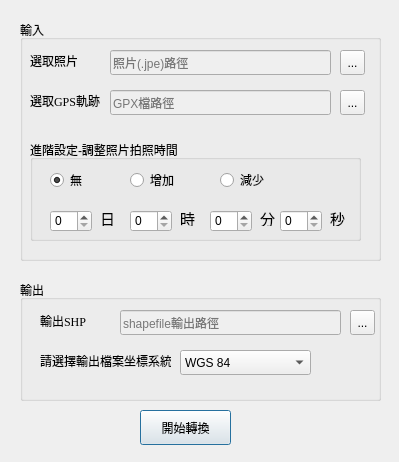
<?xml version="1.0" encoding="UTF-8"?>
<ui version="4.0">
 <class>Dialog</class>
 <widget class="QDialog" name="Dialog">
  <property name="geometry">
   <rect>
    <x>0</x>
    <y>0</y>
    <width>399</width>
    <height>462</height>
   </rect>
  </property>
  <property name="acceptDrops">
   <bool>false</bool>
  </property>
  <property name="windowTitle">
   <string>照片GPS軌跡定位</string>
  </property>
  <property name="autoFillBackground">
   <bool>false</bool>
  </property>
  <widget class="QPushButton" name="pushButton">
   <property name="geometry">
    <rect>
     <x>140</x>
     <y>410</y>
     <width>91</width>
     <height>35</height>
    </rect>
   </property>
   <property name="text">
    <string>開始轉換</string>
   </property>
  </widget>
  <widget class="QGroupBox" name="groupBox_4">
   <property name="geometry">
    <rect>
     <x>20</x>
     <y>20</y>
     <width>361</width>
     <height>241</height>
    </rect>
   </property>
   <property name="title">
    <string>輸入</string>
   </property>
   <widget class="QLabel" name="label">
    <property name="geometry">
     <rect>
      <x>10</x>
      <y>70</y>
      <width>71</width>
      <height>21</height>
     </rect>
    </property>
    <property name="font">
     <font>
      <family>Times New Roman</family>
      <pointsize>9</pointsize>
     </font>
    </property>
    <property name="text">
     <string>選取GPS軌跡</string>
    </property>
   </widget>
   <widget class="QLineEdit" name="lineEdit">
    <property name="enabled">
     <bool>false</bool>
    </property>
    <property name="geometry">
     <rect>
      <x>90</x>
      <y>70</y>
      <width>221</width>
      <height>25</height>
     </rect>
    </property>
    <property name="placeholderText">
     <string>GPX檔路徑</string>
    </property>
   </widget>
   <widget class="QToolButton" name="toolButton">
    <property name="geometry">
     <rect>
      <x>320</x>
      <y>70</y>
      <width>25</width>
      <height>25</height>
     </rect>
    </property>
    <property name="text">
     <string>...</string>
    </property>
   </widget>
   <widget class="QToolButton" name="toolButton_3">
    <property name="geometry">
     <rect>
      <x>320</x>
      <y>30</y>
      <width>25</width>
      <height>25</height>
     </rect>
    </property>
    <property name="text">
     <string>...</string>
    </property>
   </widget>
   <widget class="QLineEdit" name="lineEdit_3">
    <property name="enabled">
     <bool>false</bool>
    </property>
    <property name="geometry">
     <rect>
      <x>90</x>
      <y>30</y>
      <width>221</width>
      <height>25</height>
     </rect>
    </property>
    <property name="text">
     <string/>
    </property>
    <property name="placeholderText">
     <string>照片(.jpe)路徑</string>
    </property>
   </widget>
   <widget class="QLabel" name="label_4">
    <property name="geometry">
     <rect>
      <x>10</x>
      <y>30</y>
      <width>71</width>
      <height>21</height>
     </rect>
    </property>
    <property name="font">
     <font>
      <family>Times New Roman</family>
      <pointsize>9</pointsize>
     </font>
    </property>
    <property name="text">
     <string>選取照片</string>
    </property>
   </widget>
   <widget class="QGroupBox" name="groupBox_6">
    <property name="geometry">
     <rect>
      <x>10</x>
      <y>120</y>
      <width>331</width>
      <height>101</height>
     </rect>
    </property>
    <property name="title">
     <string>進階設定-調整照片拍照時間</string>
    </property>
    <widget class="QRadioButton" name="radioButton_8">
     <property name="geometry">
      <rect>
       <x>190</x>
       <y>30</y>
       <width>81</width>
       <height>20</height>
      </rect>
     </property>
     <property name="text">
      <string>減少</string>
     </property>
    </widget>
    <widget class="QRadioButton" name="radioButton_9">
     <property name="geometry">
      <rect>
       <x>100</x>
       <y>30</y>
       <width>81</width>
       <height>20</height>
      </rect>
     </property>
     <property name="text">
      <string>增加</string>
     </property>
    </widget>
    <widget class="QRadioButton" name="radioButton_10">
     <property name="geometry">
      <rect>
       <x>20</x>
       <y>30</y>
       <width>81</width>
       <height>20</height>
      </rect>
     </property>
     <property name="text">
      <string>無</string>
     </property>
     <property name="checked">
      <bool>true</bool>
     </property>
    </widget>
    <widget class="QSpinBox" name="spinBox">
     <property name="geometry">
      <rect>
       <x>20</x>
       <y>70</y>
       <width>42</width>
       <height>22</height>
      </rect>
     </property>
    </widget>
    <widget class="QSpinBox" name="spinBox_2">
     <property name="geometry">
      <rect>
       <x>100</x>
       <y>70</y>
       <width>42</width>
       <height>22</height>
      </rect>
     </property>
    </widget>
    <widget class="QSpinBox" name="spinBox_3">
     <property name="geometry">
      <rect>
       <x>180</x>
       <y>70</y>
       <width>42</width>
       <height>22</height>
      </rect>
     </property>
    </widget>
    <widget class="QSpinBox" name="spinBox_4">
     <property name="geometry">
      <rect>
       <x>250</x>
       <y>70</y>
       <width>42</width>
       <height>22</height>
      </rect>
     </property>
    </widget>
    <widget class="QLabel" name="label_5">
     <property name="geometry">
      <rect>
       <x>70</x>
       <y>70</y>
       <width>21</width>
       <height>16</height>
      </rect>
     </property>
     <property name="font">
      <font>
       <family>Agency FB</family>
       <pointsize>11</pointsize>
       <weight>50</weight>
       <bold>false</bold>
      </font>
     </property>
     <property name="text">
      <string>日</string>
     </property>
    </widget>
    <widget class="QLabel" name="label_6">
     <property name="geometry">
      <rect>
       <x>150</x>
       <y>70</y>
       <width>21</width>
       <height>16</height>
      </rect>
     </property>
     <property name="font">
      <font>
       <family>Agency FB</family>
       <pointsize>11</pointsize>
       <weight>50</weight>
       <bold>false</bold>
      </font>
     </property>
     <property name="text">
      <string>時</string>
     </property>
    </widget>
    <widget class="QLabel" name="label_7">
     <property name="geometry">
      <rect>
       <x>230</x>
       <y>70</y>
       <width>21</width>
       <height>16</height>
      </rect>
     </property>
     <property name="font">
      <font>
       <family>Agency FB</family>
       <pointsize>11</pointsize>
       <weight>50</weight>
       <bold>false</bold>
      </font>
     </property>
     <property name="text">
      <string>分</string>
     </property>
    </widget>
    <widget class="QLabel" name="label_8">
     <property name="geometry">
      <rect>
       <x>300</x>
       <y>70</y>
       <width>21</width>
       <height>16</height>
      </rect>
     </property>
     <property name="font">
      <font>
       <family>Agency FB</family>
       <pointsize>11</pointsize>
       <weight>50</weight>
       <bold>false</bold>
      </font>
     </property>
     <property name="text">
      <string>秒</string>
     </property>
    </widget>
   </widget>
  </widget>
  <widget class="QGroupBox" name="groupBox_5">
   <property name="geometry">
    <rect>
     <x>20</x>
     <y>280</y>
     <width>361</width>
     <height>121</height>
    </rect>
   </property>
   <property name="title">
    <string>輸出</string>
   </property>
   <widget class="QComboBox" name="comboBox">
    <property name="geometry">
     <rect>
      <x>160</x>
      <y>70</y>
      <width>131</width>
      <height>25</height>
     </rect>
    </property>
    <item>
     <property name="text">
      <string>WGS 84</string>
     </property>
    </item>
    <item>
     <property name="text">
      <string>TWD 97</string>
     </property>
    </item>
   </widget>
   <widget class="QLabel" name="label_3">
    <property name="geometry">
     <rect>
      <x>20</x>
      <y>70</y>
      <width>131</width>
      <height>21</height>
     </rect>
    </property>
    <property name="font">
     <font>
      <family>Times New Roman</family>
      <pointsize>9</pointsize>
     </font>
    </property>
    <property name="text">
     <string>請選擇輸出檔案坐標系統</string>
    </property>
   </widget>
   <widget class="QLabel" name="label_2">
    <property name="geometry">
     <rect>
      <x>20</x>
      <y>30</y>
      <width>71</width>
      <height>21</height>
     </rect>
    </property>
    <property name="font">
     <font>
      <family>Times New Roman</family>
      <pointsize>9</pointsize>
     </font>
    </property>
    <property name="text">
     <string>輸出SHP</string>
    </property>
   </widget>
   <widget class="QLineEdit" name="lineEdit_2">
    <property name="enabled">
     <bool>false</bool>
    </property>
    <property name="geometry">
     <rect>
      <x>100</x>
      <y>30</y>
      <width>221</width>
      <height>25</height>
     </rect>
    </property>
    <property name="placeholderText">
     <string>shapefile輸出路徑</string>
    </property>
   </widget>
   <widget class="QToolButton" name="toolButton_2">
    <property name="geometry">
     <rect>
      <x>330</x>
      <y>30</y>
      <width>25</width>
      <height>25</height>
     </rect>
    </property>
    <property name="text">
     <string>...</string>
    </property>
   </widget>
  </widget>
 </widget>
 <resources/>
 <connections/>
</ui>
